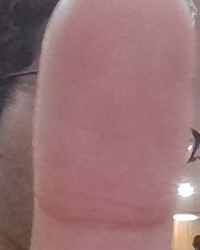
#> input picture User Interface/Kuvempu_center_crop.jpg, 200 x 250 px; its folder holds only this picture in this run
$ python -i skelaton_process.py   (imports and definitions only)   (older library calls are emulated)
#> lines starting #> are read from the running program, lines starting #| are printed output that depends on the picture; after the words box and inside, x2 and y2 are one past the last pixel; in counts of white or black regions, pixels touching at a corner belong together
### color fingerprint/utils/normalization.py
"""
Normalization is used to standardize the intensity values in an image by adjusting the range of
gray level values so that they extend in a desired range of values and improve the contrast of the
image. The main goal of normalization is to reduce the variance of the gray level value along the
ridges to facilitate subsequent processing steps
"""
from math import sqrt
import numpy as np


def normalize_pixel(x, v0, v, m, m0):
    """
    From Handbook of Fingerprint Recognition pg 133
    Normalize job used by Hong, Wan and Jain(1998)
    similar to https://pdfs.semanticscholar.org/6e86/1d0b58bdf7e2e2bb0ecbf274cee6974fe13f.pdf equation 21
    :param x: pixel value
    :param v0: desired variance
    :param v: global image variance
    :param m: global image mean
    :param m0: desired mean
    :return: normilized pixel
    """
    dev_coeff = sqrt((v0 * ((x - m)**2)) / v)
    return m0 + dev_coeff if x > m else m0 - dev_coeff

def normalize(im, m0, v0):
    m = np.mean(im)
    v = np.std(im) ** 2
    (y, x) = im.shape
    normilize_image = im.copy()
    for i in range(x):
        for j in range(y):
            normilize_image[j, i] = normalize_pixel(im[j, i], v0, v, m, m0)

    return normilize_image

### color fingerprint/utils/segmentation.py
"""
In order to eliminate the edges of the image and areas that are too noisy, segmentation is
necessary. It is based on the calculation of the variance of gray levels. For this purpose, the image
is divided into sub-blocks of (W × W) size’s and for each block the variance.
Then, the root of the variance of each block is compared with a threshold T, if the value obtained
is lower than the threshold, then the corresponding block is considered as the background of the
image and will be excluded by the subsequent processing.

The selected threshold value is T = 0.2 and the selected block size is W = 16

This step makes it possible to reduce the size of the useful part of the image and subsequently to
optimize the extraction phase of the biometric data.
"""
import numpy as np
import cv2 as cv


def normalise(img):
    return (img - np.mean(img))/(np.std(img))


def create_segmented_and_variance_images(im, w, threshold=.2):
    """
    Returns mask identifying the ROI. Calculates the standard deviation in each image block and threshold the ROI
    It also normalises the intesity values of
    the image so that the ridge regions have zero mean, unit standard
    deviation.
    :param im: Image
    :param w: size of the block
    :param threshold: std threshold
    :return: segmented_image
    """
    (y, x) = im.shape
    threshold = np.std(im)*threshold

    image_variance = np.zeros(im.shape)
    segmented_image = im.copy()
    mask = np.ones_like(im)

    for i in range(0, x, w):
        for j in range(0, y, w):
            box = [i, j, min(i + w, x), min(j + w, y)]
            block_stddev = np.std(im[box[1]:box[3], box[0]:box[2]])
            image_variance[box[1]:box[3], box[0]:box[2]] = block_stddev

    # apply threshold
    mask[image_variance < threshold] = 0

    # smooth mask with a open/close morphological filter
    kernel = cv.getStructuringElement(cv.MORPH_ELLIPSE,(w*2, w*2))
    mask = cv.morphologyEx(mask, cv.MORPH_OPEN, kernel)
    mask = cv.morphologyEx(mask, cv.MORPH_CLOSE, kernel)

    # normalize segmented image
    segmented_image *= mask
    im = normalise(im)
    mean_val = np.mean(im[mask==0])
    std_val = np.std(im[mask==0])
    norm_img = (im - mean_val)/(std_val)

    return segmented_image, norm_img, mask

### color fingerprint/utils/orientation.py
import math
import numpy as np
import cv2 as cv


def calculate_angles(im, W, smoth=False):
    """
    anisotropy orientation estimate, based on equations 5 from:
    https://pdfs.semanticscholar.org/6e86/1d0b58bdf7e2e2bb0ecbf274cee6974fe13f.pdf
    :param im:
    :param W: int width of the ridge
    :return: array
    """
    j1 = lambda x, y: 2 * x * y
    j2 = lambda x, y: x ** 2 - y ** 2
    j3 = lambda x, y: x ** 2 + y ** 2

    (y, x) = im.shape

    sobelOperator = [[-1, 0, 1], [-2, 0, 2], [-1, 0, 1]]
    ySobel = np.array(sobelOperator).astype(np.int)
    xSobel = np.transpose(ySobel).astype(np.int)

    result = [[] for i in range(1, y, W)]

    Gx_ = cv.filter2D(im/125,-1, ySobel)*125
    Gy_ = cv.filter2D(im/125,-1, xSobel)*125

    for j in range(1, y, W):
        for i in range(1, x, W):
            nominator = 0
            denominator = 0
            for l in range(j, min(j + W, y - 1)):
                for k in range(i, min(i + W , x - 1)):
                    Gx = round(Gx_[l, k])  # horizontal gradients at l, k
                    Gy = round(Gy_[l, k])  # vertial gradients at l, k
                    nominator += j1(Gx, Gy)
                    denominator += j2(Gx, Gy)

            # nominator = round(np.sum(Gy_[j:min(j + W, y - 1), i:min(i + W , x - 1)]))
            # denominator = round(np.sum(Gx_[j:min(j + W, y - 1), i:min(i + W , x - 1)]))
            if nominator or denominator:
                angle = (math.pi + math.atan2(nominator, denominator)) / 2
                orientation = np.pi/2 + math.atan2(nominator,denominator)/2
                result[int((j-1) // W)].append(angle)
            else:
                result[int((j-1) // W)].append(0)

            # segment image
            # focus_img = im[j:min(j + W, y - 1), i:min(i + W , x - 1)]
            # segmentator = -1 if segmentator/W*W < np.max(focus_img)*

    result = np.array(result)

    if smoth:
        result = smooth_angles(result)

    return result


def gauss(x, y):
    ssigma = 1.0
    return (1 / (2 * math.pi * ssigma)) * math.exp(-(x * x + y * y) / (2 * ssigma))


# [30 lines left out: functions kernel_from_function, smooth_angles, not called in this run]


def get_line_ends(i, j, W, tang):
    if -1 <= tang and tang <= 1:
        begin = (i, int((-W/2) * tang + j + W/2))
        end = (i + W, int((W/2) * tang + j + W/2))
    else:
        begin = (int(i + W/2 + W/(2 * tang)), j + W//2)
        end = (int(i + W/2 - W/(2 * tang)), j - W//2)
    return (begin, end)


def visualize_angles(im, mask, angles, W):
    (y, x) = im.shape
    result = cv.cvtColor(np.zeros(im.shape, np.uint8), cv.COLOR_GRAY2RGB)
    mask_threshold = (W-1)**2
    for i in range(1, x, W):
        for j in range(1, y, W):
            radian = np.sum(mask[j - 1:j + W, i-1:i+W])
            if radian > mask_threshold:
                tang = math.tan(angles[(j - 1) // W][(i - 1) // W])
                (begin, end) = get_line_ends(i, j, W, tang)
                cv.line(result, begin, end, color=150)

    cv.resize(result, im.shape, result)
    return result

### color fingerprint/utils/frequency.py
import numpy as np
import math
import scipy.ndimage


def frequest(im, orientim, kernel_size, minWaveLength, maxWaveLength):
    """
    Based on https://pdfs.semanticscholar.org/ca0d/a7c552877e30e1c5d87dfcfb8b5972b0acd9.pdf pg.14
    Function to estimate the fingerprint ridge frequency within a small block
    of a fingerprint image.
    An image block the same size as im with all values set to the estimated ridge spatial frequency.  If a
    ridge frequency cannot be found, or cannot be found within the limits set by min and max Wavlength freqim is set to zeros.
    """
    rows, cols = np.shape(im)

    # Find mean orientation within the block. This is done by averaging the
    # sines and cosines of the doubled angles before reconstructing the angle again.
    cosorient = np.cos(2*orientim) # np.mean(np.cos(2*orientim))
    sinorient = np.sin(2*orientim) # np.mean(np.sin(2*orientim))
    block_orient = math.atan2(sinorient,cosorient)/2

    # Rotate the image block so that the ridges are vertical
    rotim = scipy.ndimage.rotate(im,block_orient/np.pi*180 + 90,axes=(1,0),reshape = False,order = 3,mode = 'nearest')

    # Now crop the image so that the rotated image does not contain any invalid regions.
    cropsze = int(np.fix(rows/np.sqrt(2)))
    offset = int(np.fix((rows-cropsze)/2))
    rotim = rotim[offset:offset+cropsze][:,offset:offset+cropsze]

    # Sum down the columns to get a projection of the grey values down the ridges.
    ridge_sum = np.sum(rotim, axis = 0)
    dilation = scipy.ndimage.grey_dilation(ridge_sum, kernel_size, structure=np.ones(kernel_size))
    ridge_noise = np.abs(dilation - ridge_sum); peak_thresh = 2;
    maxpts = (ridge_noise < peak_thresh) & (ridge_sum > np.mean(ridge_sum))
    maxind = np.where(maxpts)
    _, no_of_peaks = np.shape(maxind)

    # Determine the spatial frequency of the ridges by dividing the
    # distance between the 1st and last peaks by the (No of peaks-1). If no
    # peaks are detected, or the wavelength is outside the allowed bounds, the frequency image is set to 0
    if(no_of_peaks<2):
        freq_block = np.zeros(im.shape)
    else:
        waveLength = (maxind[0][-1] - maxind[0][0])/(no_of_peaks - 1)
        if waveLength>=minWaveLength and waveLength<=maxWaveLength:
            freq_block = 1/np.double(waveLength) * np.ones(im.shape)
        else:
            freq_block = np.zeros(im.shape)
    return(freq_block)


def ridge_freq(im, mask, orient, block_size, kernel_size, minWaveLength, maxWaveLength):
    # Function to estimate the fingerprint ridge frequency across a
    # fingerprint image.
    rows,cols = im.shape
    freq = np.zeros((rows,cols))

    for row in range(0, rows - block_size, block_size):
        for col in range(0, cols - block_size, block_size):
            image_block = im[row:row + block_size][:, col:col + block_size]
            angle_block = orient[row // block_size][col // block_size]
            if angle_block:
                freq[row:row + block_size][:, col:col + block_size] = frequest(image_block, angle_block, kernel_size,
                                                                               minWaveLength, maxWaveLength)

    freq = freq*mask
    freq_1d = np.reshape(freq,(1,rows*cols))
    ind = np.where(freq_1d>0)
    ind = np.array(ind)
    ind = ind[1,:]
    non_zero_elems_in_freq = freq_1d[0][ind]
    medianfreq = np.median(non_zero_elems_in_freq) * mask

    return medianfreq

### color fingerprint/utils/gabor_filter.py
import numpy as np
import scipy


def gabor_filter(im, orient, freq, kx=0.65, ky=0.65):
    angleInc = 3
    im = np.double(im)
    rows, cols = im.shape
    return_img = np.zeros((rows, cols))

    # Round the array of frequencies to the nearest 0.01 to reduce the
    # number of distinct frequencies we have to deal with.
    freq_1d = freq.flatten()
    frequency_ind = np.array(np.where(freq_1d > 0))
    non_zero_elems_in_freq = freq_1d[frequency_ind]
    non_zero_elems_in_freq = np.double(
        np.round((non_zero_elems_in_freq*100)))/100
    unfreq = np.unique(non_zero_elems_in_freq)

    # Generate filters corresponding to these distinct frequencies and
    # orientations in 'angleInc' increments.
    sigma_x = 1/unfreq*kx
    sigma_y = 1/unfreq*ky
    block_size = np.round(3*np.max([sigma_x, sigma_y]))
    array = np.linspace(-block_size, block_size, int(2*block_size + 1))
    x, y = np.meshgrid(array, array)

    # gabor filter equation
    reffilter = np.exp(-(((np.power(x, 2))/(sigma_x*sigma_x) +
                       (np.power(y, 2))/(sigma_y*sigma_y)))) * np.cos(2*np.pi*unfreq[0]*x)
    filt_rows, filt_cols = reffilter.shape
    gabor_filter = np.array(np.zeros((180//angleInc, filt_rows, filt_cols)))

    # Generate rotated versions of the filter.
    for degree in range(0, 180//angleInc):
        rot_filt = scipy.ndimage.rotate(
            reffilter, -(degree*angleInc + 90), reshape=False)
        gabor_filter[degree] = rot_filt

    # Convert orientation matrix values from radians to an index value that corresponds to round(degrees/angleInc)
    maxorientindex = np.round(180/angleInc)
    orientindex = np.round(orient/np.pi*180/angleInc)
    for i in range(0, rows//16):
        for j in range(0, cols//16):
            if (orientindex[i][j] < 1):
                orientindex[i][j] = orientindex[i][j] + maxorientindex
            if (orientindex[i][j] > maxorientindex):
                orientindex[i][j] = orientindex[i][j] - maxorientindex

    # Find indices of matrix points greater than maxsze from the image boundary
    block_size = int(block_size)
    valid_row, valid_col = np.where(freq > 0)
    finalind = \
        np.where((valid_row > block_size) & (valid_row < rows - block_size)
                 & (valid_col > block_size) & (valid_col < cols - block_size))

    for k in range(0, np.shape(finalind)[1]):
        r = valid_row[finalind[0][k]]
        c = valid_col[finalind[0][k]]
        img_block = im[r-block_size:r+block_size +
                       1][:, c-block_size:c+block_size + 1]
        return_img[r][c] = np.sum(
            img_block * gabor_filter[int(orientindex[r//16][c//16]) - 1])

    gabor_img = 255 - np.array((return_img < 0)*255).astype(np.uint8)

    return gabor_img

### User Interface/skelaton_process.py
# pip install --user --requirement requirements.txt
# python finegerprint_pipline.py


from ast import Return
import cv2 as cv
import os
import numpy as np
from utils.poincare import calculate_singularities
from utils.segmentation import create_segmented_and_variance_images
from utils.normalization import normalize
from utils.gabor_filter import gabor_filter
from utils.frequency import ridge_freq
from utils import orientation
from utils.crossing_number import calculate_minutiaes


def finger(filename):
#> called with filename = 'Kuvempu_center_crop.jpg'
    sample = cv.imread(
        filename, 0)
#> sample: shape (250, 200); min 42, max 255, mean 125.7

    cv.imshow('my image', sample)
    sample = cv.resize(sample, (256, 256))
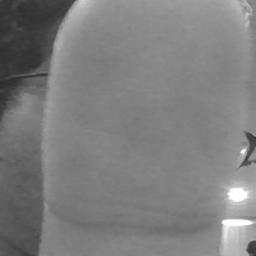
#> sample: shape (256, 256); min 42, max 255, mean 125.6

    blur = cv.GaussianBlur(sample, (3, 3), 0)
    # cv.imshow('smooth', blur)

    thresh = cv.adaptiveThreshold(blur, 255,
                                  cv.ADAPTIVE_THRESH_MEAN_C, cv.THRESH_BINARY_INV, 21, 10)
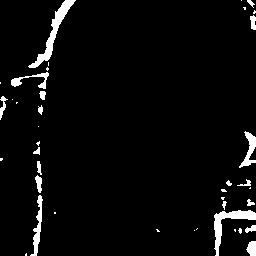
#> thresh: shape (256, 256); 4.1% white; 40 white regions (21 under 20 px), largest, box (x1, y1, x2, y2) and area: (28, 0, 76, 68) 605, (214, 210, 256, 256) 525, (30, 195, 43, 256) 281
    # cv.imshow("Mean Adaptive Thresholding", thresh)
    blur = cv.GaussianBlur(thresh, (3, 3), 0)
    # cv.imshow('smooth', blur)

    kernel = np.array([[0, -1, 0],
                       [-1, 5, -1],
                       [0, -1, 0]])
    image_sharp = cv.filter2D(src=blur, ddepth=-1, kernel=kernel)
    # cv.imshow('sharp', image_sharp)

    # normalization - removes the effects of sensor noise and finger pressure differences.
    normalized_img = normalize(image_sharp, float(100), float(100))
#> in normalize, `m = np.mean(im)`: m = 10.61
#> in normalize, `v = np.std(im) ** 2`: v = 2467.6
    # [7 lines of commented-out code are left out]
    threshold_img = normalized_img
    _, threshold_im = cv.threshold(normalized_img, 200, 255, cv.THRESH_OTSU)
    # cv.imshow('otsu', threshold_im)

    # threshold_im = cv.adaptiveThreshold(normalized_img, 255,
    #                                     cv.ADAPTIVE_THRESH_MEAN_C, cv.THRESH_BINARY_INV, 21, 10)
    # cv.imshow("Mean Adaptive Thresholding", threshold_im)

    block_size = 16
    # ROI and normalisation
    (segmented_img, normim, mask) = create_segmented_and_variance_images(
        threshold_im, block_size, 0.2)
#> after the loop in create_segmented_and_variance_images, `for i in range(0, x, w):`:
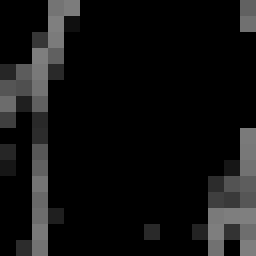
#> image_variance: shape (256, 256) float64; min 0, max 127.5, mean 18.1
#> in create_segmented_and_variance_images, `segmented_image *= mask`: segmented_image: shape (256, 256); 3% white; 26 white regions (12 under 20 px), largest, box (x1, y1, x2, y2) and area: (28, 0, 76, 68) 605, (214, 210, 256, 240) 453, (11, 72, 49, 89) 200
#> mask: shape (256, 256); values 0 (black) and 1 (white), 14.8% white; 3 white regions, box (x1, y1, x2, y2) and area: (0, 0, 82, 177) 5389, (210, 149, 256, 256) 3925, (18, 241, 50, 256) 409

    # orientations
    angles = orientation.calculate_angles(
        threshold_im, W=block_size, smoth=False)
    orientation_img = orientation.visualize_angles(
        segmented_img, mask, angles, W=block_size)
#> in visualize_angles, `result = cv.cvtColor(np.zeros(im.shape, np.uint8), cv.COLOR_GRAY2RGB)`: result: shape (256, 256, 3); every value is 0
#> after the loop in visualize_angles, `for i in range(1, x, W):`:
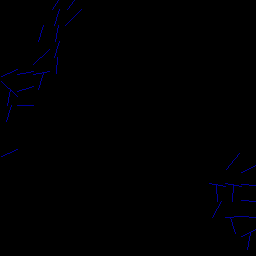
#> result: shape (256, 256, 3); mean B, G, R 1.2, 0, 0
    # cv.imshow('orientation', orientation_img)

    # find the overall frequency of ridges in Wavelet Domain
    freq = ridge_freq(normim, mask, angles, block_size,
                      kernel_size=5, minWaveLength=5, maxWaveLength=15)
#> after the loop in ridge_freq, `for row in range(0, rows - block_size, block_size):`: freq: shape (256, 256) float64; values 0 (black) and 0.111 (white), 0.78% white; 2 white regions, box (x1, y1, x2, y2) and area: (16, 64, 32, 80) 256, (32, 112, 48, 128) 256
#> in ridge_freq, `freq = freq*mask`: freq: shape (256, 256) float64; values 0 (black) and 0.111 (white), 0.38% white; 2 white regions (1 under 20 px), largest, box (x1, y1, x2, y2) and area: (16, 64, 32, 80) 246

    # create gabor filter and do the actual filtering
    gabor_img = gabor_filter(normim, angles, freq)
#> after the loop in gabor_filter, `for k in range(0, np.shape(finalind)[1]):`:
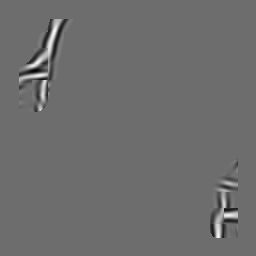
#> return_img: shape (256, 256) float64; min -168.6, max 222.8, mean 0.3; drawn with min black and max white
#> in gabor_filter, `gabor_img = 255 - np.array((return_img < 0)*255).astype(np.uint8)`: gabor_img: shape (256, 256); 96% white; 12 black regions (3 under 20 px), largest, box (x1, y1, x2, y2) and area: (19, 19, 69, 112) 870, (210, 181, 238, 212) 284, (210, 190, 222, 237) 269
    # cv.imshow('gabor img', gabor_img)

    blur = cv.GaussianBlur(gabor_img, (5, 5), 0)
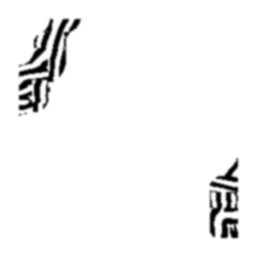
#> blur: shape (256, 256); min 0, max 255, mean 244.9
    # cv.imshow('smooth', blur)

    ret, thresh2 = cv.threshold(blur, 150, 255, cv.THRESH_BINARY_INV)
#> thresh2: shape (256, 256); 4.2% white; 9 white regions (2 under 20 px), largest, box (x1, y1, x2, y2) and area: (19, 19, 80, 112) 1315, (25, 19, 53, 65) 322, (210, 181, 238, 212) 312

    skeleton = cv.ximgproc.thinning(
        thresh2, thinningType=cv.ximgproc.THINNING_ZHANGSUEN)
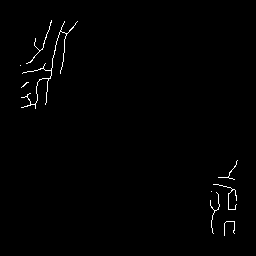
#> skeleton: shape (256, 256); 0.82% white in thin lines or dots, all inside (x1, y1, x2, y2) = (20, 20, 238, 236)
    cv.imshow('skeleton', skeleton)
    file = "output/imageCap0.png"
    # return file
    cv.imwrite(file, skeleton)
    cv.waitKey(100)
    cv.destroyAllWindows()
    filestr = str(file)
    return filestr

>>> result = finger('Kuvempu_center_crop.jpg')

$ run again, on User Interface/Kuvempu_scaled.jpg
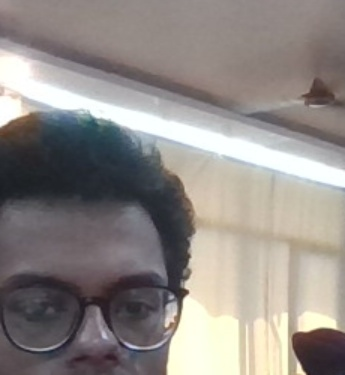
#> input picture User Interface/Kuvempu_scaled.jpg, 345 x 375 px
#> thresh: shape (256, 256); 17.9% white; 42 white regions (17 under 20 px), largest, box (x1, y1, x2, y2) and area: (0, 119, 145, 256) 3494, (0, 76, 256, 136) 2190, (0, 18, 256, 101) 2060
#> m = 45.78
#> v = 9212
#> threshold_im: shape (256, 256); 17.9% white; 42 white regions (17 under 20 px), largest, box (x1, y1, x2, y2) and area: (0, 119, 145, 256) 3494, (0, 76, 256, 136) 2191, (0, 18, 256, 101) 2060
#> segmented_image: shape (256, 256); 16.4% white; 35 white regions (15 under 20 px), largest, box (x1, y1, x2, y2) and area: (0, 119, 145, 256) 3432, (0, 76, 256, 136) 2191, (0, 18, 256, 101) 2060
#> mask: shape (256, 256); values 0 (black) and 1 (white), 59.4% white; 5 black regions, box (x1, y1, x2, y2) and area: (0, 0, 256, 66) 11256, (0, 98, 101, 194) 8055, (222, 145, 256, 247) 2784, (146, 130, 185, 215) 2657, (130, 216, 202, 256) 1860
#> after the loop in gabor_filter, `for k in range(0, np.shape(finalind)[1]):`:
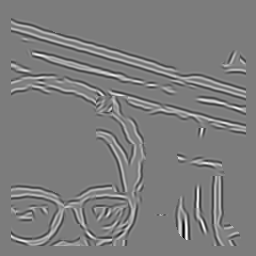
#> return_img: shape (256, 256) float64; min -48.52, max 50.6, mean 0.4; drawn with min black and max white
#> gabor_img: shape (256, 256); 71.5% white; 86 black regions (42 under 20 px), largest, box (x1, y1, x2, y2) and area: (11, 30, 246, 126) 4304, (115, 96, 246, 164) 2720, (178, 163, 221, 246) 1664
#> thresh2: shape (256, 256); 31.5% white; 67 white regions (31 under 20 px), largest, box (x1, y1, x2, y2) and area: (11, 36, 246, 126) 4929, (115, 96, 246, 246) 4710, (40, 196, 131, 246) 1911
#> in finger, `skeleton = cv.ximgproc.thinning( thresh2, thinningType=cv.ximgproc.THI..`:
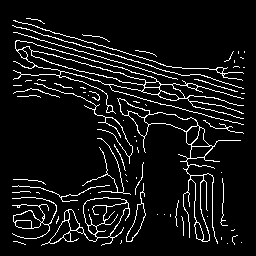
#> skeleton: shape (256, 256); 7.8% white in thin lines or dots, all inside (x1, y1, x2, y2) = (12, 18, 245, 246)
